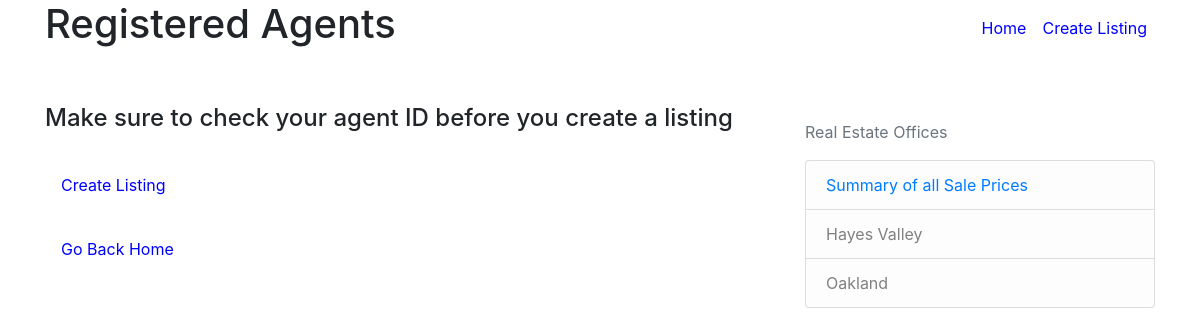
Page /registered_agents on the earlier database version.
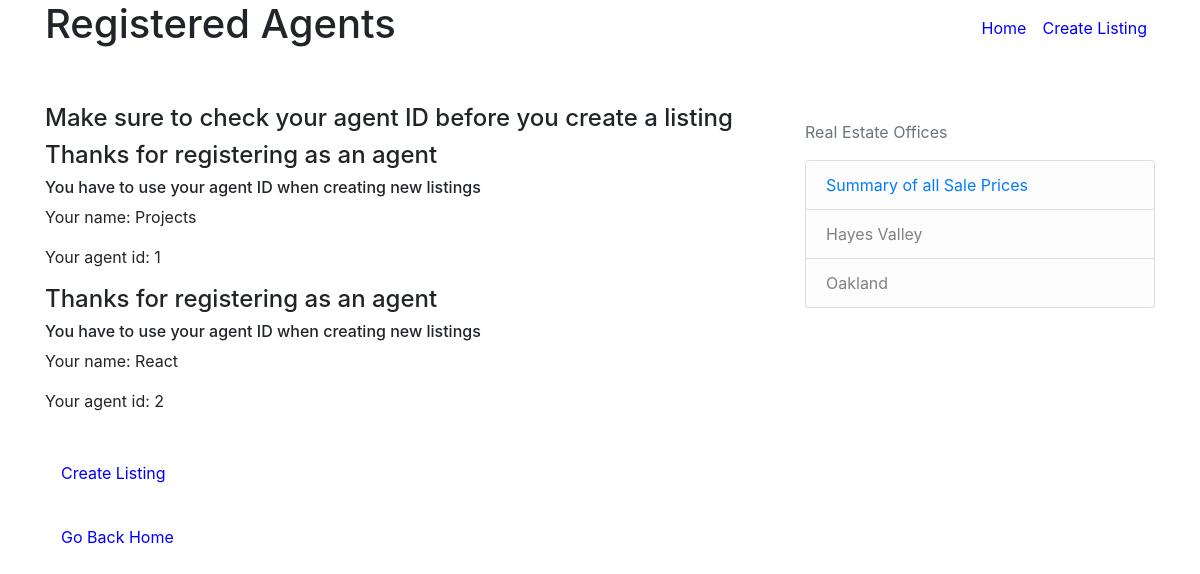
Same page on the later database version.
### real_estate/models.py (models this page shows, shortened)
class Agent(db.Model):
    id = db.Column(db.Integer, primary_key=True)
    name = db.Column(db.String(100), nullable=False)
    listings = db.relationship('Listing', backref='agent', lazy=True)

### real_estate/routes.py (the view)
@app.route("/registered_agents")
def registered_agents():
    agents = Agent.query.all()
    return render_template('registered_agents.html', title='Registered Agents', agents=agents)

### real_estate/templates/registered_agents.html
{% extends "layout.html" %}
{% block navigation%}
<a class="nav-item nav-link" href="{{ url_for('home') }}" style="color:blue">Home</a>
<a class="nav-item nav-link" href="{{ url_for('new_listing') }}" style="color:blue">Create Listing</a>
{% endblock navigation %}
{% block content %}
    <h1>Registered Agents</h1>
    <br>
    <br>
    <h4>Make sure to check your agent ID before you create a listing</h4>
    {% for agent in agents %}
    <h4>Thanks for registering as an agent</h4>
    <h6>You have to use your agent ID when creating new listings</h6>
    <p>Your name: {{ agent.name }}</p>
    <p>Your agent id: {{ agent.id }}</p>
    {% endfor %}
    <br>
    <a class="nav-item nav-link" href="{{ url_for('new_listing') }}" style="color:blue">Create Listing</a>
    <br>
    <a class="nav-item nav-link" href="{{ url_for('home') }}" style="color:blue">Go Back Home</a>
{% endblock content %}

Differences in the rows shown:
added Agent: name "Projects", id "1"
added Agent: name "React", id "2"
